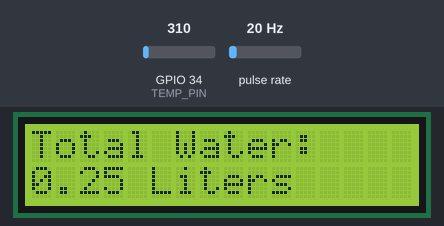
The sketch below on a simulated ESP32. Parts: 16×2 character LCD. Wiring (inferred from the names in the program): pulse sensor: data GPIO 4. Inputs (shaded band) come from the test bench; at power-on: pulse rate 20 Hz, GPIO 34 (TEMP_PIN) = 310. WiFi joins after 1.5 s; servers stay silent unless stated; what the sketch prints to the serial monitor is not drawn.

Above: at 6.7 s.
6.8 s: pulse rate (sensor on GPIO 4) set to 4 Hz
At 9.8 s:
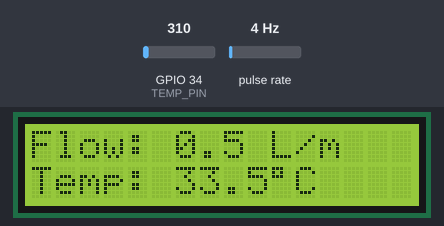
10.1 s: GPIO 34 (TEMP_PIN) set to 372
At 14.1 s:
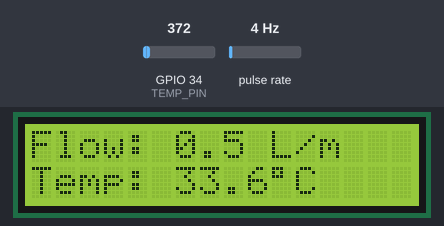
14.3 s: pulse rate (sensor on GPIO 4) set to 50 Hz
At 16.9 s:
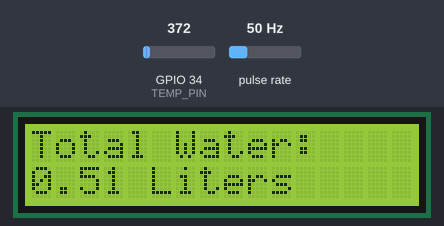
17.6 s: GPIO 34 (TEMP_PIN) set to 434
At 18.9 s:
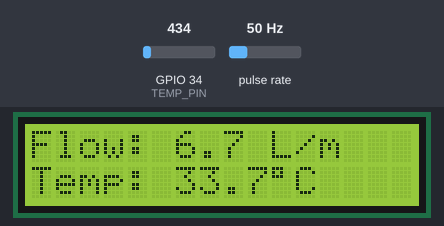
21.8 s: pulse rate (sensor on GPIO 4) set to 100 Hz
At 24.0 s:
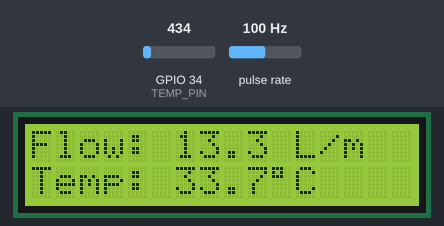
25.1 s: GPIO 34 (TEMP_PIN) set to 527
At 28.9 s:
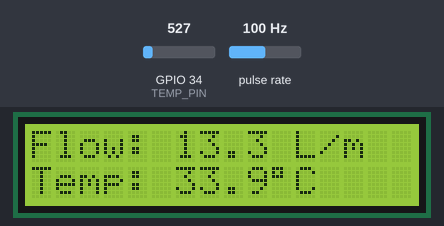
Timing chart, 0 to 30.3 s (numbered marks = the images above; inputs shaded):
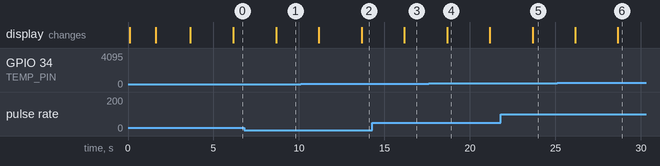

The sketch:

esp32_boiler_thingspeak.ino
```cpp
#include <WiFi.h>
#include <ThingSpeak.h>
#include <Wire.h>
#include <LiquidCrystal_I2C.h>

// ================= LCD =================
LiquidCrystal_I2C lcd(0x27, 16, 2);

// ================= WI-FI CONFIGURATION =================
// Replace with your Wi-Fi credentials
const char* WIFI_SSID = "Rujith's Dell";
const char* WIFI_PASS = "Parimala";

// ================= THINGSPEAK CONFIGURATION =================
const unsigned long myChannelNumber = 3500246;
const char* myWriteAPIKey           = "4MBMDDLPU78NBNF4";

WiFiClient client;

// ================= PIN DEFINITIONS =================
#define FLOW_SENSOR_PIN  4
#define TEMP_PIN         34

// ================= SENSOR VARIABLES =================
volatile unsigned long pulseCount = 0;

float flowRate    = 0.0;
float totalLiters = 0.0;
float currentTemp = 0.0;

// Calibration for common YF-S201
#define PULSES_PER_LITER 450.0

// ================= NON-BLOCKING TIMERS =================
unsigned long previousFlowMillis = 0;
unsigned long previousLcdMillis  = 0;
unsigned long previousTSMillis   = 0;

const unsigned long FLOW_INTERVAL = 1000;   // Calculate flow every 1 sec
const unsigned long LCD_INTERVAL  = 2500;   // Toggle LCD screen every 2.5 sec
const unsigned long TS_INTERVAL   = 15000;  // Push to ThingSpeak every 15 sec (free tier limit)

int lcdScreenState = 0; // 0 = Flow/Temp, 1 = Total Liters

// ================= FLOW SENSOR INTERRUPT =================
void IRAM_ATTR pulseCounter()
{
  pulseCount++;
}

// ================= HELPER: READ TEMPERATURE =================
float readTemperature()
{
  float raw = analogRead(TEMP_PIN);
  float t = 500.0 * (raw / 1023.0);
  if (t > 0.001 && (5.0 / t - 1.0) != 0.0) {
    t = 100.0 / ((5.0 / t - 1.0) * 3.9);
    return 60.0 + t;
  }
  return 0.0;
}

// ================= SETUP =================
void setup()
{
  Serial.begin(115200);

  // Flow sensor pin with internal pullup
  pinMode(FLOW_SENSOR_PIN, INPUT_PULLUP);
  attachInterrupt(digitalPinToInterrupt(FLOW_SENSOR_PIN), pulseCounter, FALLING);

  // I2C LCD on ESP32 default SDA=21, SCL=22
  Wire.begin(21, 22);
  lcd.init();
  lcd.backlight();
  lcd.clear();

  lcd.setCursor(0, 0);
  lcd.print("FLOW + PT100");
  lcd.setCursor(0, 1);
  lcd.print("CONNECTING WIFI");

  // Connect to Wi-Fi
  Serial.print("Connecting to Wi-Fi: ");
  Serial.println(WIFI_SSID);

  WiFi.mode(WIFI_STA);
  WiFi.begin(WIFI_SSID, WIFI_PASS);

  int attempts = 0;
  while (WiFi.status() != WL_CONNECTED && attempts < 30) {
    delay(500);
    Serial.print(".");
    attempts++;
  }

  lcd.clear();
  if (WiFi.status() == WL_CONNECTED) {
    Serial.println("\nWiFi Connected! IP: " + WiFi.localIP().toString());
    lcd.setCursor(0, 0);
    lcd.print("WiFi Connected!");
    lcd.setCursor(0, 1);
    lcd.print("ThingSpeak Ready");
  } else {
    Serial.println("\nWiFi connection failed! Continuing offline...");
    lcd.setCursor(0, 0);
    lcd.print("WiFi Failed!");
    lcd.setCursor(0, 1);
    lcd.print("Running Local...");
  }

  delay(2000);
  lcd.clear();

  // Initialize ThingSpeak
  ThingSpeak.begin(client);

  previousFlowMillis = millis();
  previousLcdMillis  = millis();
  previousTSMillis   = millis();
}

// ================= LOOP =================
void loop()
{
  unsigned long currentMillis = millis();

  // -------------------------------------------------------------
  // 1. FLOW & TEMPERATURE CALCULATION (EVERY 1 SECOND)
  // -------------------------------------------------------------
  if (currentMillis - previousFlowMillis >= FLOW_INTERVAL)
  {
    // Atomically retrieve and reset pulse counter
    noInterrupts();
    unsigned long pulses = pulseCount;
    pulseCount = 0;
    interrupts();

    // Flow calculations
    float litersPerSecond = pulses / PULSES_PER_LITER;
    flowRate = litersPerSecond * 60.0;    // L/min
    totalLiters += litersPerSecond;       // Cumulative liters

    // Read temperature
    currentTemp = readTemperature();

    previousFlowMillis = currentMillis;

    // Serial monitor debugging
    Serial.print("Flow: ");
    Serial.print(flowRate, 2);
    Serial.print(" L/min | Temp: ");
    Serial.print(currentTemp, 2);
    Serial.print(" C | Total: ");
    Serial.print(totalLiters, 3);
    Serial.println(" L");
  }

  // -------------------------------------------------------------
  // 2. LCD SCREEN ALTERNATION (NON-BLOCKING EVERY 2.5 SECONDS)
  // -------------------------------------------------------------
  if (currentMillis - previousLcdMillis >= LCD_INTERVAL)
  {
    previousLcdMillis = currentMillis;
    lcdScreenState = !lcdScreenState; // Toggle between Screen 0 and 1

    if (lcdScreenState == 0)
    {
      // Screen 1: Flow & Temp
      lcd.setCursor(0, 0);
      lcd.print("Flow: ");
      lcd.print(flowRate, 1);
      lcd.print(" L/m   ");

      lcd.setCursor(0, 1);
      lcd.print("Temp: ");
      lcd.print(currentTemp, 1);
      lcd.print((char)223);
      lcd.print("C   ");
    }
    else
    {
      // Screen 2: Total Water & Cloud Status
      lcd.setCursor(0, 0);
      lcd.print("Total Water:    ");

      lcd.setCursor(0, 1);
      lcd.print(totalLiters, 2);
      lcd.print(" Liters ");
    }
  }

  // -------------------------------------------------------------
  // 3. PUSH TO THINGSPEAK (EVERY 15 SECONDS)
  // -------------------------------------------------------------
  if (currentMillis - previousTSMillis >= TS_INTERVAL)
  {
    previousTSMillis = currentMillis;

    if (WiFi.status() == WL_CONNECTED)
    {
      Serial.println("\n[ThingSpeak] Uploading telemetry...");

      ThingSpeak.setField(1, flowRate);     // Field 1: Flow (L/min)
      ThingSpeak.setField(2, currentTemp);  // Field 2: Temperature (deg C)
      ThingSpeak.setField(3, totalLiters);  // Field 3: Total Water (L)

      int status = ThingSpeak.writeFields(myChannelNumber, myWriteAPIKey);

      if (status == 200) {
        Serial.println("[ThingSpeak] Upload SUCCESS (HTTP 200)");
      } else {
        Serial.print("[ThingSpeak] Upload ERROR! HTTP code: ");
        Serial.println(status);
      }
    }
    else
    {
      Serial.println("[WiFi] Reconnecting...");
      WiFi.reconnect();
    }
  }
}
```

Measured:
- after the input at 6.8 s, the display: changes after 1.9 s (image 1)
- after the input at 10.1 s, the display: first differs from a run without the input after 3.6 s (image 2)
- after the input at 14.3 s, the display: changes after 1.9 s (image 3)
- after the input at 21.8 s, the display: changes after 1.9 s (image 5)
- after the input at 25.1 s, the display: first differs from a run without the input after 3.6 s (image 6)
- what the display in image 4 shows lasts 2.5 s, from 18.7 s to 21.2 s
